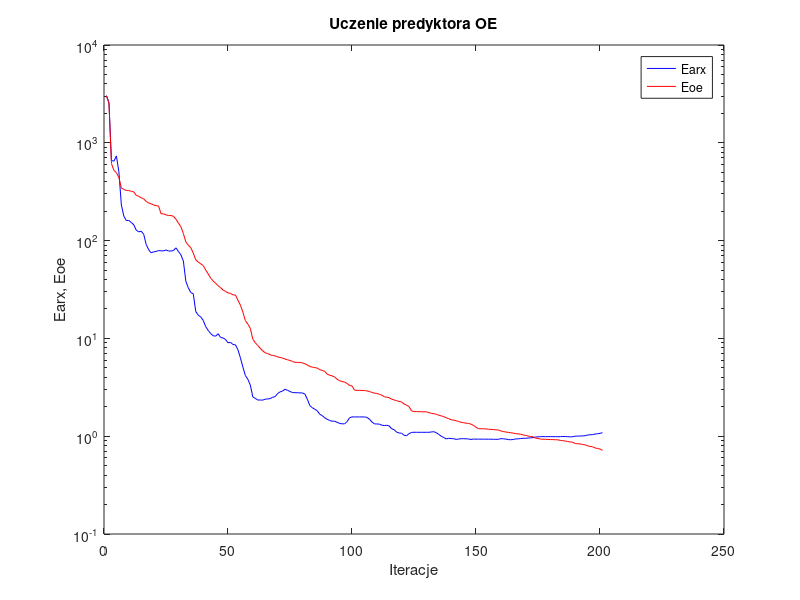
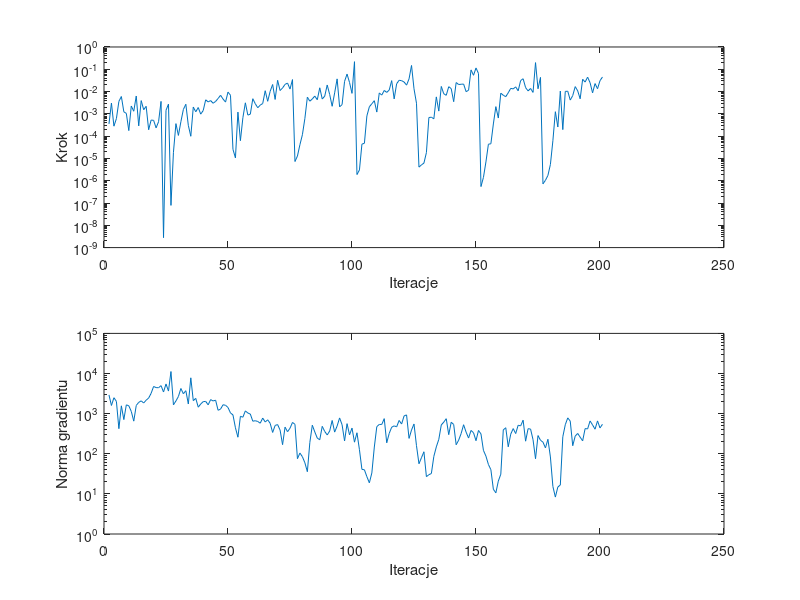

Write MATLAB code to recreate these figures, in order.
%uczenie predyktora oe
clear all;
n=0; farx(n+1)=3.039372e+003; foe(n+1)=3.019627e+003; wspucz(n+1)=0.000000e+000; ng(n+1)=0.000000e+000;
%odnowa zmiennej metryki
n=1; farx(n+1)=2.571643e+003; foe(n+1)=2.532343e+003; krok(n+1)=3.534472e-004; ng(n+1)=2.925828e+003;
n=2; farx(n+1)=6.582521e+002; foe(n+1)=6.139917e+002; krok(n+1)=3.049962e-003; ng(n+1)=1.596290e+003;
n=3; farx(n+1)=6.491494e+002; foe(n+1)=5.219221e+002; krok(n+1)=2.802141e-004; ng(n+1)=2.492824e+003;
n=4; farx(n+1)=7.339654e+002; foe(n+1)=4.954935e+002; krok(n+1)=6.117303e-004; ng(n+1)=2.018195e+003;
n=5; farx(n+1)=5.047214e+002; foe(n+1)=4.411407e+002; krok(n+1)=3.625910e-003; ng(n+1)=4.219700e+002;
n=6; farx(n+1)=2.315417e+002; foe(n+1)=3.455742e+002; krok(n+1)=5.999763e-003; ng(n+1)=1.564866e+003;
n=7; farx(n+1)=1.778169e+002; foe(n+1)=3.338261e+002; krok(n+1)=1.229105e-003; ng(n+1)=7.108850e+002;
n=8; farx(n+1)=1.604897e+002; foe(n+1)=3.254899e+002; krok(n+1)=1.052624e-003; ng(n+1)=1.655160e+003;
n=9; farx(n+1)=1.606618e+002; foe(n+1)=3.243458e+002; krok(n+1)=1.775310e-004; ng(n+1)=1.571112e+003;
n=10; farx(n+1)=1.532390e+002; foe(n+1)=3.202428e+002; krok(n+1)=2.241713e-003; ng(n+1)=1.136766e+003;
n=11; farx(n+1)=1.450381e+002; foe(n+1)=3.143833e+002; krok(n+1)=1.310706e-003; ng(n+1)=6.502103e+002;
n=12; farx(n+1)=1.279608e+002; foe(n+1)=2.900979e+002; krok(n+1)=6.319511e-003; ng(n+1)=1.599537e+003;
n=13; farx(n+1)=1.229255e+002; foe(n+1)=2.836589e+002; krok(n+1)=2.884957e-004; ng(n+1)=1.910160e+003;
n=14; farx(n+1)=1.246571e+002; foe(n+1)=2.745081e+002; krok(n+1)=3.930173e-003; ng(n+1)=2.081071e+003;
n=15; farx(n+1)=1.162943e+002; foe(n+1)=2.673155e+002; krok(n+1)=1.532691e-003; ng(n+1)=1.840743e+003;
n=16; farx(n+1)=9.139398e+001; foe(n+1)=2.516906e+002; krok(n+1)=2.176307e-003; ng(n+1)=2.165082e+003;
n=17; farx(n+1)=8.062078e+001; foe(n+1)=2.431289e+002; krok(n+1)=1.935432e-004; ng(n+1)=2.445862e+003;
n=18; farx(n+1)=7.500255e+001; foe(n+1)=2.373590e+002; krok(n+1)=5.266656e-004; ng(n+1)=3.208109e+003;
n=19; farx(n+1)=7.670139e+001; foe(n+1)=2.316408e+002; krok(n+1)=5.120833e-004; ng(n+1)=4.754323e+003;
n=20; farx(n+1)=7.741914e+001; foe(n+1)=2.277788e+002; krok(n+1)=2.351766e-004; ng(n+1)=4.457194e+003;
n=21; farx(n+1)=7.912119e+001; foe(n+1)=2.260911e+002; krok(n+1)=4.430569e-004; ng(n+1)=4.422830e+003;
n=22; farx(n+1)=7.850272e+001; foe(n+1)=1.880657e+002; krok(n+1)=3.625910e-003; ng(n+1)=4.988490e+003;
n=23; farx(n+1)=7.855129e+001; foe(n+1)=1.879588e+002; krok(n+1)=2.785841e-009; ng(n+1)=3.460425e+003;
n=24; farx(n+1)=8.028424e+001; foe(n+1)=1.833739e+002; krok(n+1)=1.441974e-003; ng(n+1)=5.483729e+003;
n=25; farx(n+1)=7.822112e+001; foe(n+1)=1.807485e+002; krok(n+1)=2.739044e-003; ng(n+1)=3.654067e+003;
%odnowa zmiennej metryki
n=26; farx(n+1)=7.829403e+001; foe(n+1)=1.803397e+002; krok(n+1)=7.821839e-008; ng(n+1)=1.120596e+004;
n=27; farx(n+1)=7.909282e+001; foe(n+1)=1.775238e+002; krok(n+1)=1.882199e-005; ng(n+1)=1.655644e+003;
n=28; farx(n+1)=8.437544e+001; foe(n+1)=1.657132e+002; krok(n+1)=3.643472e-004; ng(n+1)=2.069533e+003;
n=29; farx(n+1)=7.749055e+001; foe(n+1)=1.514828e+002; krok(n+1)=1.077049e-004; ng(n+1)=2.672197e+003;
n=30; farx(n+1)=7.163308e+001; foe(n+1)=1.386821e+002; krok(n+1)=4.437427e-004; ng(n+1)=4.235203e+003;
n=31; farx(n+1)=6.183164e+001; foe(n+1)=1.183128e+002; krok(n+1)=1.573435e-003; ng(n+1)=3.135248e+003;
n=32; farx(n+1)=3.833639e+001; foe(n+1)=9.703260e+001; krok(n+1)=2.695374e-003; ng(n+1)=3.730437e+003;
n=33; farx(n+1)=3.288562e+001; foe(n+1)=8.976818e+001; krok(n+1)=3.046669e-004; ng(n+1)=1.738025e+003;
n=34; farx(n+1)=2.941901e+001; foe(n+1)=8.463674e+001; krok(n+1)=9.874235e-005; ng(n+1)=7.809496e+003;
n=35; farx(n+1)=2.860354e+001; foe(n+1)=7.447685e+001; krok(n+1)=2.018307e-003; ng(n+1)=2.106009e+003;
n=36; farx(n+1)=1.883094e+001; foe(n+1)=6.356884e+001; krok(n+1)=1.236155e-003; ng(n+1)=2.402701e+003;
n=37; farx(n+1)=1.729971e+001; foe(n+1)=6.034613e+001; krok(n+1)=1.923079e-003; ng(n+1)=1.448787e+003;
n=38; farx(n+1)=1.658781e+001; foe(n+1)=5.793458e+001; krok(n+1)=9.709103e-004; ng(n+1)=1.739612e+003;
n=39; farx(n+1)=1.529186e+001; foe(n+1)=5.553907e+001; krok(n+1)=1.409080e-003; ng(n+1)=1.991273e+003;
n=40; farx(n+1)=1.321497e+001; foe(n+1)=5.004019e+001; krok(n+1)=4.266621e-003; ng(n+1)=2.018224e+003;
n=41; farx(n+1)=1.208170e+001; foe(n+1)=4.565250e+001; krok(n+1)=3.426502e-003; ng(n+1)=1.657832e+003;
n=42; farx(n+1)=1.121401e+001; foe(n+1)=4.143961e+001; krok(n+1)=3.941672e-003; ng(n+1)=2.238205e+003;
n=43; farx(n+1)=1.065459e+001; foe(n+1)=3.866505e+001; krok(n+1)=2.983929e-003; ng(n+1)=2.067015e+003;
n=44; farx(n+1)=1.053189e+001; foe(n+1)=3.660482e+001; krok(n+1)=3.621201e-003; ng(n+1)=2.165564e+003;
n=45; farx(n+1)=1.116666e+001; foe(n+1)=3.457955e+001; krok(n+1)=4.892577e-003; ng(n+1)=1.212536e+003;
n=46; farx(n+1)=1.023839e+001; foe(n+1)=3.306267e+001; krok(n+1)=6.819101e-003; ng(n+1)=1.298210e+003;
n=47; farx(n+1)=1.009774e+001; foe(n+1)=3.122577e+001; krok(n+1)=4.620452e-003; ng(n+1)=1.665006e+003;
n=48; farx(n+1)=9.757971e+000; foe(n+1)=3.024630e+001; krok(n+1)=3.373181e-003; ng(n+1)=1.617545e+003;
n=49; farx(n+1)=9.012385e+000; foe(n+1)=2.924107e+001; krok(n+1)=9.466059e-003; ng(n+1)=1.422098e+003;
n=50; farx(n+1)=9.120930e+000; foe(n+1)=2.881770e+001; krok(n+1)=6.832794e-003; ng(n+1)=1.041340e+003;
%odnowa zmiennej metryki
n=51; farx(n+1)=8.659392e+000; foe(n+1)=2.788437e+001; krok(n+1)=2.555890e-005; ng(n+1)=9.285277e+002;
n=52; farx(n+1)=8.594653e+000; foe(n+1)=2.778099e+001; krok(n+1)=1.054828e-005; ng(n+1)=4.432197e+002;
n=53; farx(n+1)=7.667088e+000; foe(n+1)=2.457401e+001; krok(n+1)=1.198792e-003; ng(n+1)=2.584438e+002;
n=54; farx(n+1)=6.333699e+000; foe(n+1)=2.188872e+001; krok(n+1)=6.263953e-005; ng(n+1)=8.598756e+002;
n=55; farx(n+1)=5.097079e+000; foe(n+1)=1.854452e+001; krok(n+1)=6.710424e-004; ng(n+1)=8.143424e+002;
n=56; farx(n+1)=4.174344e+000; foe(n+1)=1.522794e+001; krok(n+1)=3.128460e-003; ng(n+1)=1.171819e+003;
n=57; farx(n+1)=3.821122e+000; foe(n+1)=1.400900e+001; krok(n+1)=8.786586e-004; ng(n+1)=1.036453e+003;
n=58; farx(n+1)=3.331098e+000; foe(n+1)=1.268454e+001; krok(n+1)=9.701682e-004; ng(n+1)=9.762389e+002;
n=59; farx(n+1)=2.520705e+000; foe(n+1)=9.841715e+000; krok(n+1)=4.777659e-003; ng(n+1)=6.476369e+002;
n=60; farx(n+1)=2.436808e+000; foe(n+1)=9.033834e+000; krok(n+1)=2.841023e-003; ng(n+1)=6.665279e+002;
n=61; farx(n+1)=2.341703e+000; foe(n+1)=8.463559e+000; krok(n+1)=1.882699e-003; ng(n+1)=6.371000e+002;
n=62; farx(n+1)=2.346276e+000; foe(n+1)=7.919855e+000; krok(n+1)=2.464960e-003; ng(n+1)=5.777833e+002;
n=63; farx(n+1)=2.337471e+000; foe(n+1)=7.475189e+000; krok(n+1)=2.914778e-003; ng(n+1)=7.756690e+002;
n=64; farx(n+1)=2.391597e+000; foe(n+1)=7.109528e+000; krok(n+1)=1.091588e-002; ng(n+1)=6.188177e+002;
n=65; farx(n+1)=2.405957e+000; foe(n+1)=7.010342e+000; krok(n+1)=3.660956e-003; ng(n+1)=7.019184e+002;
n=66; farx(n+1)=2.421532e+000; foe(n+1)=6.797249e+000; krok(n+1)=1.023953e-002; ng(n+1)=5.734609e+002;
n=67; farx(n+1)=2.500289e+000; foe(n+1)=6.689066e+000; krok(n+1)=2.076180e-002; ng(n+1)=3.398013e+002;
n=68; farx(n+1)=2.540316e+000; foe(n+1)=6.629814e+000; krok(n+1)=4.427789e-003; ng(n+1)=5.077859e+002;
n=69; farx(n+1)=2.731900e+000; foe(n+1)=6.466627e+000; krok(n+1)=3.203828e-002; ng(n+1)=5.335622e+002;
n=70; farx(n+1)=2.837613e+000; foe(n+1)=6.384451e+000; krok(n+1)=1.111520e-002; ng(n+1)=3.893838e+002;
n=71; farx(n+1)=2.896984e+000; foe(n+1)=6.295514e+000; krok(n+1)=1.448480e-002; ng(n+1)=1.685111e+002;
n=72; farx(n+1)=3.021538e+000; foe(n+1)=6.159891e+000; krok(n+1)=2.096657e-002; ng(n+1)=4.604841e+002;
n=73; farx(n+1)=2.943568e+000; foe(n+1)=6.041765e+000; krok(n+1)=2.409244e-002; ng(n+1)=3.544777e+002;
n=74; farx(n+1)=2.870447e+000; foe(n+1)=5.953315e+000; krok(n+1)=1.295158e-002; ng(n+1)=4.328013e+002;
n=75; farx(n+1)=2.794525e+000; foe(n+1)=5.809235e+000; krok(n+1)=3.452721e-002; ng(n+1)=6.026074e+002;
%odnowa zmiennej metryki
n=76; farx(n+1)=2.785598e+000; foe(n+1)=5.692178e+000; krok(n+1)=7.265431e-006; ng(n+1)=5.426589e+002;
n=77; farx(n+1)=2.783508e+000; foe(n+1)=5.689375e+000; krok(n+1)=1.283755e-005; ng(n+1)=7.543349e+001;
n=78; farx(n+1)=2.770574e+000; foe(n+1)=5.669476e+000; krok(n+1)=4.138280e-005; ng(n+1)=1.042097e+002;
n=79; farx(n+1)=2.770018e+000; foe(n+1)=5.626893e+000; krok(n+1)=1.159103e-004; ng(n+1)=8.426874e+001;
n=80; farx(n+1)=2.696409e+000; foe(n+1)=5.502733e+000; krok(n+1)=6.250570e-004; ng(n+1)=5.953685e+001;
n=81; farx(n+1)=2.387062e+000; foe(n+1)=5.355712e+000; krok(n+1)=5.608324e-003; ng(n+1)=3.571778e+001;
n=82; farx(n+1)=2.053577e+000; foe(n+1)=5.154176e+000; krok(n+1)=3.692938e-003; ng(n+1)=1.918120e+002;
n=83; farx(n+1)=1.956639e+000; foe(n+1)=5.085813e+000; krok(n+1)=4.672280e-003; ng(n+1)=5.151812e+002;
n=84; farx(n+1)=1.884365e+000; foe(n+1)=5.023943e+000; krok(n+1)=6.274942e-003; ng(n+1)=3.496337e+002;
n=85; farx(n+1)=1.817762e+000; foe(n+1)=4.977679e+000; krok(n+1)=4.290347e-003; ng(n+1)=2.452229e+002;
n=86; farx(n+1)=1.674957e+000; foe(n+1)=4.795398e+000; krok(n+1)=1.477175e-002; ng(n+1)=2.234742e+002;
n=87; farx(n+1)=1.623974e+000; foe(n+1)=4.707433e+000; krok(n+1)=4.629191e-003; ng(n+1)=4.827578e+002;
n=88; farx(n+1)=1.541189e+000; foe(n+1)=4.596694e+000; krok(n+1)=6.227174e-003; ng(n+1)=3.595696e+002;
n=89; farx(n+1)=1.487839e+000; foe(n+1)=4.314299e+000; krok(n+1)=1.970594e-002; ng(n+1)=2.946621e+002;
n=90; farx(n+1)=1.448770e+000; foe(n+1)=4.198489e+000; krok(n+1)=7.366454e-003; ng(n+1)=3.691073e+002;
n=91; farx(n+1)=1.422184e+000; foe(n+1)=4.136115e+000; krok(n+1)=2.186130e-003; ng(n+1)=6.754778e+002;
n=92; farx(n+1)=1.424889e+000; foe(n+1)=4.032543e+000; krok(n+1)=8.744518e-003; ng(n+1)=3.464983e+002;
n=93; farx(n+1)=1.387063e+000; foe(n+1)=3.824214e+000; krok(n+1)=3.707198e-002; ng(n+1)=4.925089e+002;
n=94; farx(n+1)=1.350271e+000; foe(n+1)=3.689043e+000; krok(n+1)=2.063028e-003; ng(n+1)=7.819882e+002;
n=95; farx(n+1)=1.338034e+000; foe(n+1)=3.629030e+000; krok(n+1)=2.600344e-003; ng(n+1)=5.285116e+002;
n=96; farx(n+1)=1.338649e+000; foe(n+1)=3.571266e+000; krok(n+1)=2.865996e-002; ng(n+1)=2.087221e+002;
n=97; farx(n+1)=1.408177e+000; foe(n+1)=3.469102e+000; krok(n+1)=6.081676e-002; ng(n+1)=5.629586e+002;
n=98; farx(n+1)=1.543340e+000; foe(n+1)=3.300689e+000; krok(n+1)=2.561181e-002; ng(n+1)=2.961897e+002;
n=99; farx(n+1)=1.576440e+000; foe(n+1)=3.265157e+000; krok(n+1)=8.300976e-003; ng(n+1)=4.362663e+002;
n=100; farx(n+1)=1.573865e+000; foe(n+1)=2.960126e+000; krok(n+1)=2.192961e-001; ng(n+1)=1.944822e+002;
%odnowa zmiennej metryki
n=101; farx(n+1)=1.573749e+000; foe(n+1)=2.943610e+000; krok(n+1)=1.889996e-006; ng(n+1)=3.336240e+002;
n=102; farx(n+1)=1.573975e+000; foe(n+1)=2.940828e+000; krok(n+1)=3.049497e-006; ng(n+1)=1.262891e+002;
n=103; farx(n+1)=1.575711e+000; foe(n+1)=2.936758e+000; krok(n+1)=4.381503e-005; ng(n+1)=4.084634e+001;
n=104; farx(n+1)=1.573173e+000; foe(n+1)=2.932268e+000; krok(n+1)=4.789661e-005; ng(n+1)=3.989465e+001;
n=105; farx(n+1)=1.557670e+000; foe(n+1)=2.904972e+000; krok(n+1)=8.121118e-004; ng(n+1)=2.680734e+001;
n=106; farx(n+1)=1.495117e+000; foe(n+1)=2.864092e+000; krok(n+1)=2.075244e-003; ng(n+1)=1.888048e+001;
n=107; farx(n+1)=1.403237e+000; foe(n+1)=2.807551e+000; krok(n+1)=2.840497e-003; ng(n+1)=3.326633e+001;
n=108; farx(n+1)=1.337089e+000; foe(n+1)=2.753112e+000; krok(n+1)=3.890421e-003; ng(n+1)=1.472577e+002;
n=109; farx(n+1)=1.333568e+000; foe(n+1)=2.740794e+000; krok(n+1)=1.202286e-003; ng(n+1)=4.750660e+002;
n=110; farx(n+1)=1.330459e+000; foe(n+1)=2.684118e+000; krok(n+1)=8.674162e-003; ng(n+1)=5.372651e+002;
n=111; farx(n+1)=1.296136e+000; foe(n+1)=2.628017e+000; krok(n+1)=6.947618e-003; ng(n+1)=5.381166e+002;
n=112; farx(n+1)=1.285883e+000; foe(n+1)=2.535411e+000; krok(n+1)=1.121665e-002; ng(n+1)=7.504419e+002;
n=113; farx(n+1)=1.293838e+000; foe(n+1)=2.504119e+000; krok(n+1)=9.173286e-003; ng(n+1)=1.876282e+002;
n=114; farx(n+1)=1.272091e+000; foe(n+1)=2.479211e+000; krok(n+1)=1.167289e-002; ng(n+1)=3.215349e+002;
n=115; farx(n+1)=1.191487e+000; foe(n+1)=2.389509e+000; krok(n+1)=3.095635e-002; ng(n+1)=4.593808e+002;
n=116; farx(n+1)=1.165825e+000; foe(n+1)=2.349864e+000; krok(n+1)=4.687691e-003; ng(n+1)=4.956777e+002;
n=117; farx(n+1)=1.100036e+000; foe(n+1)=2.306122e+000; krok(n+1)=2.243330e-002; ng(n+1)=4.690303e+002;
n=118; farx(n+1)=1.078149e+000; foe(n+1)=2.267106e+000; krok(n+1)=3.209254e-002; ng(n+1)=6.765965e+002;
n=119; farx(n+1)=1.072798e+000; foe(n+1)=2.240425e+000; krok(n+1)=3.085098e-002; ng(n+1)=5.506295e+002;
n=120; farx(n+1)=1.022821e+000; foe(n+1)=2.132605e+000; krok(n+1)=2.680031e-002; ng(n+1)=8.770319e+002;
n=121; farx(n+1)=1.011638e+000; foe(n+1)=2.081772e+000; krok(n+1)=1.941426e-002; ng(n+1)=9.296250e+002;
n=122; farx(n+1)=1.063122e+000; foe(n+1)=2.007897e+000; krok(n+1)=3.715822e-002; ng(n+1)=2.414369e+002;
n=123; farx(n+1)=1.091952e+000; foe(n+1)=1.814509e+000; krok(n+1)=1.483526e-001; ng(n+1)=3.906882e+002;
n=124; farx(n+1)=1.097712e+000; foe(n+1)=1.787117e+000; krok(n+1)=1.333747e-002; ng(n+1)=5.518833e+002;
n=125; farx(n+1)=1.096591e+000; foe(n+1)=1.782930e+000; krok(n+1)=2.998733e-003; ng(n+1)=1.590594e+002;
%odnowa zmiennej metryki
n=126; farx(n+1)=1.096489e+000; foe(n+1)=1.782260e+000; krok(n+1)=4.076798e-006; ng(n+1)=5.634077e+001;
n=127; farx(n+1)=1.096277e+000; foe(n+1)=1.780184e+000; krok(n+1)=5.126555e-006; ng(n+1)=7.960654e+001;
n=128; farx(n+1)=1.095831e+000; foe(n+1)=1.775233e+000; krok(n+1)=6.182960e-006; ng(n+1)=1.121520e+002;
n=129; farx(n+1)=1.096371e+000; foe(n+1)=1.774432e+000; krok(n+1)=1.821554e-005; ng(n+1)=2.688665e+001;
n=130; farx(n+1)=1.096068e+000; foe(n+1)=1.747021e+000; krok(n+1)=6.847610e-004; ng(n+1)=3.006227e+001;
n=131; farx(n+1)=1.105731e+000; foe(n+1)=1.711017e+000; krok(n+1)=7.068943e-004; ng(n+1)=3.214398e+001;
n=132; farx(n+1)=1.111563e+000; foe(n+1)=1.698492e+000; krok(n+1)=5.985093e-004; ng(n+1)=8.606299e+001;
n=133; farx(n+1)=1.085729e+000; foe(n+1)=1.675186e+000; krok(n+1)=5.767896e-003; ng(n+1)=1.484217e+002;
n=134; farx(n+1)=1.041204e+000; foe(n+1)=1.638469e+000; krok(n+1)=1.329544e-003; ng(n+1)=2.287390e+002;
n=135; farx(n+1)=1.000227e+000; foe(n+1)=1.614006e+000; krok(n+1)=1.697325e-002; ng(n+1)=5.218782e+002;
n=136; farx(n+1)=9.691375e-001; foe(n+1)=1.583660e+000; krok(n+1)=7.954572e-003; ng(n+1)=6.145397e+002;
n=137; farx(n+1)=9.381688e-001; foe(n+1)=1.544427e+000; krok(n+1)=6.800237e-003; ng(n+1)=7.471609e+002;
n=138; farx(n+1)=9.525427e-001; foe(n+1)=1.512278e+000; krok(n+1)=1.650423e-002; ng(n+1)=2.992818e+002;
n=139; farx(n+1)=9.462160e-001; foe(n+1)=1.471870e+000; krok(n+1)=1.360047e-002; ng(n+1)=6.091972e+002;
n=140; farx(n+1)=9.424685e-001; foe(n+1)=1.457939e+000; krok(n+1)=3.514634e-003; ng(n+1)=5.379232e+002;
n=141; farx(n+1)=9.277195e-001; foe(n+1)=1.438075e+000; krok(n+1)=2.539936e-002; ng(n+1)=1.677228e+002;
n=142; farx(n+1)=9.346154e-001; foe(n+1)=1.413528e+000; krok(n+1)=2.067140e-002; ng(n+1)=2.178616e+002;
n=143; farx(n+1)=9.432698e-001; foe(n+1)=1.387331e+000; krok(n+1)=2.128042e-002; ng(n+1)=3.184238e+002;
n=144; farx(n+1)=9.433634e-001; foe(n+1)=1.372034e+000; krok(n+1)=2.173419e-002; ng(n+1)=5.291858e+002;
n=145; farx(n+1)=9.402886e-001; foe(n+1)=1.359078e+000; krok(n+1)=9.914684e-003; ng(n+1)=3.463699e+002;
n=146; farx(n+1)=9.372172e-001; foe(n+1)=1.351069e+000; krok(n+1)=1.142218e-002; ng(n+1)=2.463502e+002;
n=147; farx(n+1)=9.257254e-001; foe(n+1)=1.328055e+000; krok(n+1)=9.363811e-002; ng(n+1)=3.814565e+002;
n=148; farx(n+1)=9.354974e-001; foe(n+1)=1.290198e+000; krok(n+1)=5.382558e-002; ng(n+1)=3.342022e+002;
n=149; farx(n+1)=9.334449e-001; foe(n+1)=1.234139e+000; krok(n+1)=1.146189e-001; ng(n+1)=2.117012e+002;
n=150; farx(n+1)=9.331450e-001; foe(n+1)=1.195164e+000; krok(n+1)=6.460817e-002; ng(n+1)=3.806953e+002;
%odnowa zmiennej metryki
n=151; farx(n+1)=9.330836e-001; foe(n+1)=1.191999e+000; krok(n+1)=5.461916e-007; ng(n+1)=3.129746e+002;
n=152; farx(n+1)=9.330069e-001; foe(n+1)=1.190681e+000; krok(n+1)=1.411350e-006; ng(n+1)=1.214413e+002;
n=153; farx(n+1)=9.325303e-001; foe(n+1)=1.187861e+000; krok(n+1)=6.975132e-006; ng(n+1)=8.736559e+001;
n=154; farx(n+1)=9.322144e-001; foe(n+1)=1.176926e+000; krok(n+1)=4.341873e-005; ng(n+1)=5.421453e+001;
n=155; farx(n+1)=9.317137e-001; foe(n+1)=1.173058e+000; krok(n+1)=4.559723e-005; ng(n+1)=4.006659e+001;
n=156; farx(n+1)=9.303811e-001; foe(n+1)=1.170252e+000; krok(n+1)=3.523348e-004; ng(n+1)=1.303794e+001;
n=157; farx(n+1)=9.285408e-001; foe(n+1)=1.160905e+000; krok(n+1)=2.110872e-003; ng(n+1)=1.062135e+001;
n=158; farx(n+1)=9.293997e-001; foe(n+1)=1.158926e+000; krok(n+1)=6.488063e-004; ng(n+1)=2.083259e+001;
n=159; farx(n+1)=9.445804e-001; foe(n+1)=1.132483e+000; krok(n+1)=8.486408e-003; ng(n+1)=3.096885e+001;
n=160; farx(n+1)=9.408349e-001; foe(n+1)=1.116675e+000; krok(n+1)=6.817777e-003; ng(n+1)=3.928558e+002;
n=161; farx(n+1)=9.347677e-001; foe(n+1)=1.103447e+000; krok(n+1)=5.906887e-003; ng(n+1)=4.455463e+002;
n=162; farx(n+1)=9.234910e-001; foe(n+1)=1.095229e+000; krok(n+1)=8.806488e-003; ng(n+1)=1.491314e+002;
n=163; farx(n+1)=9.201650e-001; foe(n+1)=1.084263e+000; krok(n+1)=1.394089e-002; ng(n+1)=3.077202e+002;
n=164; farx(n+1)=9.253674e-001; foe(n+1)=1.076601e+000; krok(n+1)=1.314565e-002; ng(n+1)=4.239846e+002;
n=165; farx(n+1)=9.373630e-001; foe(n+1)=1.061103e+000; krok(n+1)=1.626130e-002; ng(n+1)=3.185976e+002;
n=166; farx(n+1)=9.391179e-001; foe(n+1)=1.056351e+000; krok(n+1)=1.080144e-002; ng(n+1)=5.138345e+002;
n=167; farx(n+1)=9.466372e-001; foe(n+1)=1.046909e+000; krok(n+1)=3.122169e-002; ng(n+1)=4.954076e+002;
n=168; farx(n+1)=9.513354e-001; foe(n+1)=1.031043e+000; krok(n+1)=3.762076e-002; ng(n+1)=6.870747e+002;
n=169; farx(n+1)=9.526304e-001; foe(n+1)=1.019206e+000; krok(n+1)=1.501192e-002; ng(n+1)=2.058477e+002;
n=170; farx(n+1)=9.568434e-001; foe(n+1)=1.004665e+000; krok(n+1)=1.069268e-002; ng(n+1)=4.218877e+002;
n=171; farx(n+1)=9.630284e-001; foe(n+1)=9.933937e-001; krok(n+1)=1.375044e-002; ng(n+1)=4.127335e+002;
n=172; farx(n+1)=9.668415e-001; foe(n+1)=9.867883e-001; krok(n+1)=9.175071e-003; ng(n+1)=2.237546e+002;
n=173; farx(n+1)=9.817018e-001; foe(n+1)=9.544828e-001; krok(n+1)=1.989372e-001; ng(n+1)=7.511527e+001;
n=174; farx(n+1)=9.852471e-001; foe(n+1)=9.493004e-001; krok(n+1)=1.333847e-002; ng(n+1)=2.842774e+002;
n=175; farx(n+1)=9.903915e-001; foe(n+1)=9.332540e-001; krok(n+1)=4.321748e-002; ng(n+1)=2.169920e+002;
%odnowa zmiennej metryki
n=176; farx(n+1)=9.903801e-001; foe(n+1)=9.318507e-001; krok(n+1)=7.216124e-007; ng(n+1)=1.948639e+002;
n=177; farx(n+1)=9.903319e-001; foe(n+1)=9.307608e-001; krok(n+1)=1.045578e-006; ng(n+1)=1.399890e+002;
n=178; farx(n+1)=9.900893e-001; foe(n+1)=9.263377e-001; krok(n+1)=1.731270e-006; ng(n+1)=2.296428e+002;
n=179; farx(n+1)=9.901587e-001; foe(n+1)=9.240238e-001; krok(n+1)=5.356044e-006; ng(n+1)=8.321994e+001;
n=180; farx(n+1)=9.901653e-001; foe(n+1)=9.232852e-001; krok(n+1)=6.234382e-005; ng(n+1)=1.533200e+001;
n=181; farx(n+1)=9.890148e-001; foe(n+1)=9.200307e-001; krok(n+1)=1.250114e-003; ng(n+1)=8.322083e+000;
n=182; farx(n+1)=9.880007e-001; foe(n+1)=9.184647e-001; krok(n+1)=2.578785e-004; ng(n+1)=1.484860e+001;
n=183; farx(n+1)=9.911679e-001; foe(n+1)=9.060136e-001; krok(n+1)=1.053841e-002; ng(n+1)=1.665120e+001;
n=184; farx(n+1)=9.924033e-001; foe(n+1)=8.998904e-001; krok(n+1)=1.962938e-004; ng(n+1)=2.649966e+002;
n=185; farx(n+1)=9.925559e-001; foe(n+1)=8.931969e-001; krok(n+1)=1.019133e-002; ng(n+1)=5.291263e+002;
n=186; farx(n+1)=9.876875e-001; foe(n+1)=8.815648e-001; krok(n+1)=1.033570e-002; ng(n+1)=7.842446e+002;
n=187; farx(n+1)=9.852557e-001; foe(n+1)=8.727641e-001; krok(n+1)=4.150488e-003; ng(n+1)=6.507974e+002;
n=188; farx(n+1)=9.877762e-001; foe(n+1)=8.686424e-001; krok(n+1)=6.576513e-003; ng(n+1)=1.586267e+002;
n=189; farx(n+1)=1.000675e+000; foe(n+1)=8.415866e-001; krok(n+1)=1.669856e-002; ng(n+1)=2.752348e+002;
n=190; farx(n+1)=1.002197e+000; foe(n+1)=8.365039e-001; krok(n+1)=1.080437e-002; ng(n+1)=3.206869e+002;
n=191; farx(n+1)=1.003743e+000; foe(n+1)=8.341208e-001; krok(n+1)=4.738412e-003; ng(n+1)=2.588845e+002;
n=192; farx(n+1)=1.007715e+000; foe(n+1)=8.224903e-001; krok(n+1)=3.571281e-002; ng(n+1)=2.099367e+002;
n=193; farx(n+1)=1.011943e+000; foe(n+1)=8.152415e-001; krok(n+1)=2.667694e-002; ng(n+1)=4.242876e+002;
n=194; farx(n+1)=1.028114e+000; foe(n+1)=7.977905e-001; krok(n+1)=4.438543e-002; ng(n+1)=4.160893e+002;
n=195; farx(n+1)=1.034596e+000; foe(n+1)=7.856260e-001; krok(n+1)=2.490870e-002; ng(n+1)=6.565854e+002;
n=196; farx(n+1)=1.037376e+000; foe(n+1)=7.802845e-001; krok(n+1)=8.751130e-003; ng(n+1)=5.239567e+002;
n=197; farx(n+1)=1.051423e+000; foe(n+1)=7.585635e-001; krok(n+1)=2.284436e-002; ng(n+1)=4.093677e+002;
n=198; farx(n+1)=1.059359e+000; foe(n+1)=7.490484e-001; krok(n+1)=1.339882e-002; ng(n+1)=6.587854e+002;
n=199; farx(n+1)=1.069202e+000; foe(n+1)=7.387009e-001; krok(n+1)=3.076926e-002; ng(n+1)=4.403679e+002;
n=200; farx(n+1)=1.086313e+000; foe(n+1)=7.176341e-001; krok(n+1)=4.509885e-002; ng(n+1)=5.429204e+002;

figure; semilogy(farx,'b'); hold on; semilogy(foe,'r'); xlabel('Iteracje'); ylabel('Earx, Eoe'); legend('Earx','Eoe'); title('Uczenie predyktora OE');
figure; subplot(2,1,1); semilogy(krok); xlabel('Iteracje'); ylabel('Krok');
subplot(2,1,2); semilogy(ng); xlabel('Iteracje'); ylabel('Norma gradientu');
Earx=farx(n+1)
Eoe=foe(n+1)
